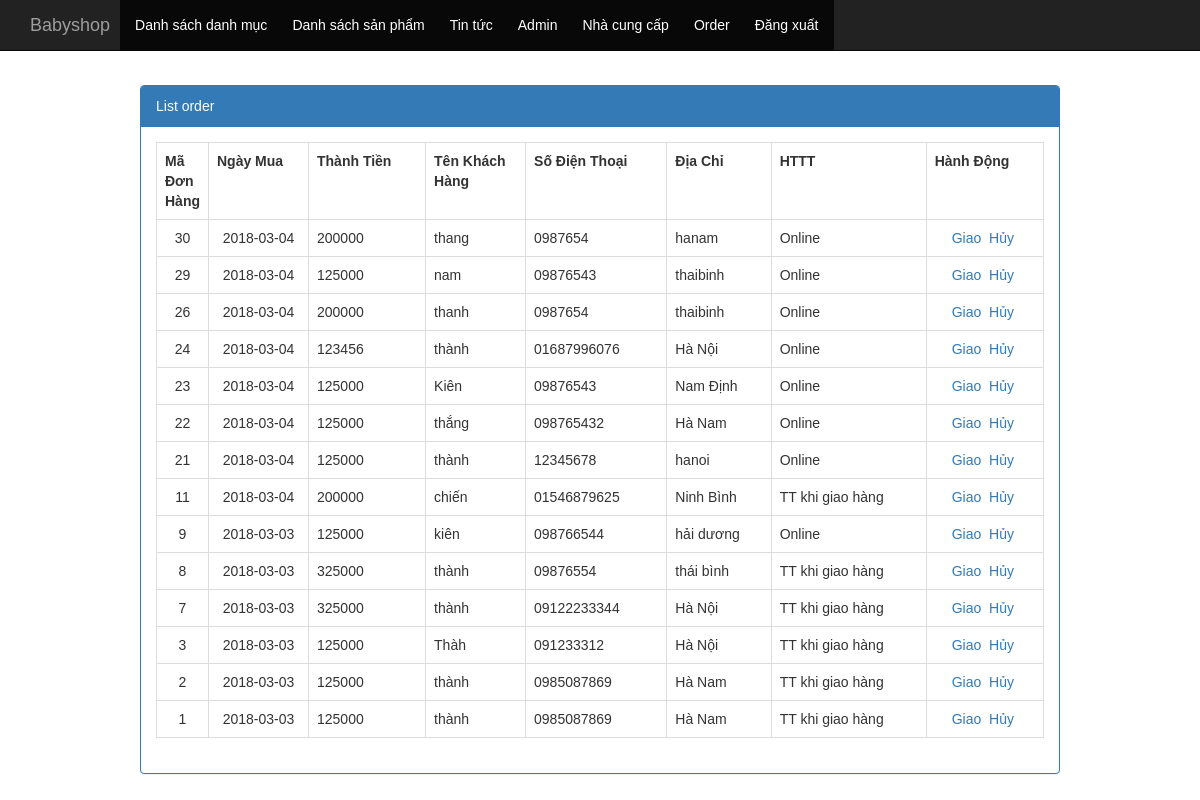
Page /admin/index.php?controller=order&act=choduyet (signed in) on the committed database.
### tables this page shows
CREATE TABLE `order` (
  `order_id` int(11) NOT NULL,
  `ngaymua` date DEFAULT NULL,
  `thanhtien` float DEFAULT NULL,
  `ten` varchar(100) NOT NULL,
  `sdt` varchar(20) NOT NULL,
  `diachi` varchar(100) NOT NULL,
  `status` int(1) NOT NULL,
  `httt` int(1) NOT NULL
);

### application/controller.php (called while the page is built, shortened)
<?php ob_start();
	class controller{
		public function __construct(){
			$this->model = new model();
		}
	}
 ?>

### application/model.php (called while the page is built, shortened)
<?php
	class model{
		public function fetch($sql){
			global $link;
			$result = mysqli_query($link,$sql);
			$arr = array();
			while($rows = mysqli_fetch_object($result))
				$arr[] = $rows;
			return $arr;
		}
	}
 ?>

### admin/view/view_order.php (the view, shortened to what this page needs)
<div class="col-md-10 col-xs-offset-1">
	<div class="panel panel-primary">
		<div class="panel-heading">
			List order
		</div>
		<div class="panel-body">
			<table class="table table-bordered table-hover">
			<tr>
				<th style="width:50px">Mã Đơn Hàng</th>
				<th style="width:100px;">Ngày Mua</th>
				<th>Thành Tiền</th>
				<th style="width:100px;">Tên Khách Hàng</th>
				<th>Số Điện Thoại</th>
				<th>Địa Chỉ</th>
				<th>HTTT</th>
				<th>Hành Động</th>
			</tr>
			<?php
				foreach($data as $rows)
				{
			 ?>
			<tr>
				<td style="text-align:center"><?php echo $rows->order_id; ?></td>
				<td style="text-align:center"><?php echo $rows->ngaymua ?></td>
				<td><?php echo $rows->thanhtien ?></td>
				<td><?php echo $rows->ten; ?></td>
				<td><?php echo $rows->sdt ?></td>
				<td><?php echo $rows->diachi ?></td>
				<td><?php echo $rows->httt==1?"Online":"TT khi giao hàng"; ?></td>
				<td style="text-align:center">
					<a href="index.php?controller=order&act=giao&id=<?php echo $rows->order_id; ?>">Giao</a>&nbsp;
					<a href="index.php?controller=order&act=huy&id=<?php echo $rows->order_id; ?>" onclick="return window.confirm('Are you sure?');">Hủy</a>&nbsp;
				</td>
			</tr>
			<?php } ?>
			</table>
		</div>
	</div>
</div>

### public/css/admin.css (style rules this page uses)
* { margin: 0; padding: 0; }
body { font-family: sans-serif; color: #333; }

### rows in the picture
order: order_id "30", ngaymua "2018-03-04", thanhtien "200000", ten "thang", sdt "0987654", diachi "hanam", httt "Online"
order: order_id "29", ngaymua "2018-03-04", thanhtien "125000", ten "nam", sdt "09876543", diachi "thaibinh", httt "Online"
order: order_id "26", ngaymua "2018-03-04", thanhtien "200000", ten "thanh", sdt "0987654", diachi "thaibinh", httt "Online"
order: order_id "24", ngaymua "2018-03-04", thanhtien "123456", ten "thành", sdt "01687996076", diachi "Hà Nội", httt "Online"
order: order_id "23", ngaymua "2018-03-04", thanhtien "125000", ten "Kiên", sdt "09876543", diachi "Nam Định", httt "Online"
order: order_id "22", ngaymua "2018-03-04", thanhtien "125000", ten "thắng", sdt "098765432", diachi "Hà Nam", httt "Online"
order: order_id "21", ngaymua "2018-03-04", thanhtien "125000", ten "thành", sdt "12345678", diachi "hanoi", httt "Online"
order: order_id "11", ngaymua "2018-03-04", thanhtien "200000", ten "chiến", sdt "01546879625", diachi "Ninh Bình", httt "TT khi giao hàng"
order: order_id "9", ngaymua "2018-03-03", thanhtien "125000", ten "kiên", sdt "098766544", diachi "hải dương", httt "Online"
order: order_id "8", ngaymua "2018-03-03", thanhtien "325000", ten "thành", sdt "09876554", diachi "thái bình", httt "TT khi giao hàng"
order: order_id "7", ngaymua "2018-03-03", thanhtien "325000", ten "thành", sdt "09122233344", diachi "Hà Nội", httt "TT khi giao hàng"
order: order_id "3", ngaymua "2018-03-03", thanhtien "125000", ten "Thàh", sdt "091233312", diachi "Hà Nội", httt "TT khi giao hàng"
order: order_id "2", ngaymua "2018-03-03", thanhtien "125000", ten "thành", sdt "0985087869", diachi "Hà Nam", httt "TT khi giao hàng"
order: order_id "1", ngaymua "2018-03-03", thanhtien "125000", ten "thành", sdt "0985087869", diachi "Hà Nam", httt "TT khi giao hàng"
